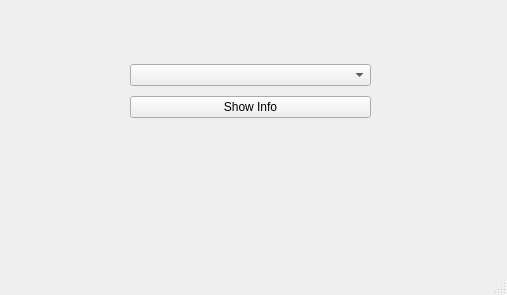
<?xml version="1.0" encoding="UTF-8"?>
<ui version="4.0">
 <class>MainWindow</class>
 <widget class="QMainWindow" name="MainWindow">
  <property name="geometry">
   <rect>
    <x>0</x>
    <y>0</y>
    <width>507</width>
    <height>295</height>
   </rect>
  </property>
  <property name="windowTitle">
   <string>MainWindow</string>
  </property>
  <widget class="QWidget" name="centralwidget">
   <widget class="QWidget" name="">
    <property name="geometry">
     <rect>
      <x>130</x>
      <y>60</y>
      <width>241</width>
      <height>64</height>
     </rect>
    </property>
    <layout class="QVBoxLayout" name="verticalLayout">
     <item>
      <widget class="QComboBox" name="comboBox"/>
     </item>
     <item>
      <widget class="QPushButton" name="pushButton">
       <property name="text">
        <string>Show Info</string>
       </property>
      </widget>
     </item>
    </layout>
   </widget>
  </widget>
  <widget class="QMenuBar" name="menubar">
   <property name="geometry">
    <rect>
     <x>0</x>
     <y>0</y>
     <width>507</width>
     <height>25</height>
    </rect>
   </property>
  </widget>
  <widget class="QStatusBar" name="statusbar"/>
 </widget>
 <resources/>
 <connections/>
</ui>
